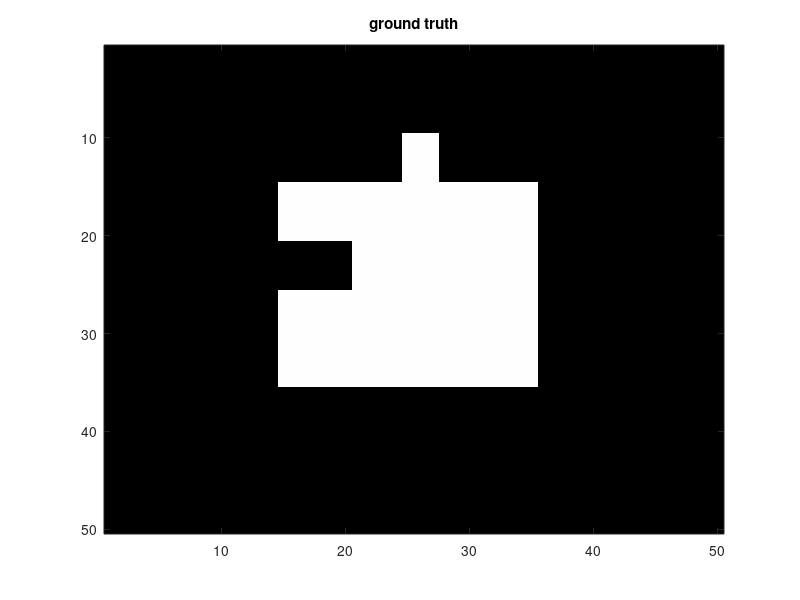

The MATLAB source for this figure: (Note: this script raises an error after producing the figure.)
clear all
close all
clc
tic
global r c Edges
sigma = 1;
mu = .9;
maxiter = 300;
mindist=2.1;
gamma=0.1;
errthrsh = 0.01;
noise = 0;

r=50; c=50; d=1;
slc = r*c;
img = zeros(r,c,d);
img(15:35,15:35) = 1;
img(21:25,10:20) = 0;
img(10:14,25:27) = 1;
rng('default');
img = img + noise*randn(size(img));
figure(1); clf; colormap(gray(256));
image(255*img);
title('ground truth');

dmap = ones(size(img));
% dmap(20:30,24:32)=-1;
% dmap(13:38,13:38)=-1;
% dmap(20:30,24:32)=-1;
dmap(25:45,5:45)=-1;

res = LevelSetGVF(img,dmap, sigma, errthrsh, maxiter, mu, gamma);

figure(2);clf; colormap(gray(256))
hold off
image(img*255);
title('speed');
hold on;
contour(res,[0,0],'r');